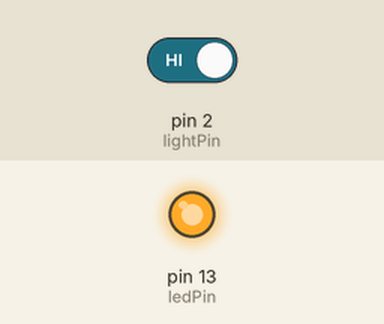
The sketch below on a simulated Arduino Uno, built with avr-gcc and run on an emulated ATmega328P. Parts: output pins drawn as LEDs (lit = HIGH). The test bench sets the inputs (shaded band); at power-on: pin 2 (lightPin) HIGH.

Above: at 1.2 s.
1.3 s: pin 2 (lightPin) driven LOW
At 2.4 s:
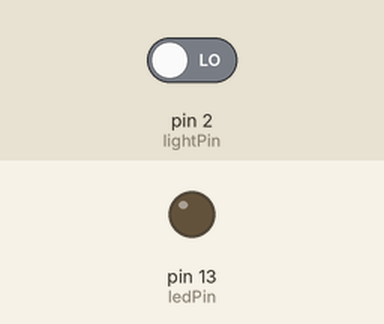
2.8 s: pin 2 (lightPin) driven HIGH
At 3.6 s:
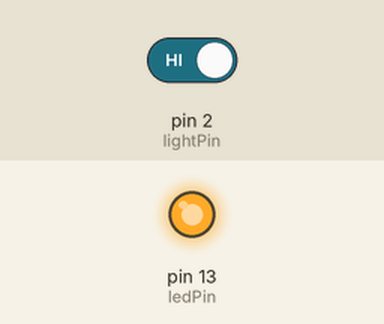
Timing chart, 0 to 5.8 s (numbered marks = the images above; inputs shaded):
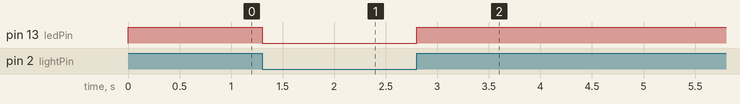

The sketch:

Light_detector.ino
```cpp
// (licence header left out)
/*****************************************************************************/
int lightPin = 2;    //connects the digital pin to the Light Detector Board's output
int ledPin = 13;     //establishes the pin to drive the LED


void setup(){
  pinMode(lightPin, INPUT);
  pinMode(ledPin, OUTPUT);
  digitalWrite(lightPin, LOW);
}


//to adjust the amount of light the sensor detects, adjust VR1 on the Light Detector Board
void loop()
{
     if(digitalRead(lightPin) == LOW)   // when the sensor does not detect light
     {
       digitalWrite(ledPin, LOW);   //the LED will be OFF
       delay(50);
      }

     if(digitalRead(lightPin) == HIGH) //when the sensor detects light
     {
       digitalWrite(ledPin, HIGH);  //the LED will be ON
       delay(50);
      }
          }
```

Measured:
- after the input at 1.3 s, pin 13 (ledPin): HIGH → LOW at once
- after the input at 2.8 s, pin 13 (ledPin): LOW → HIGH at once
